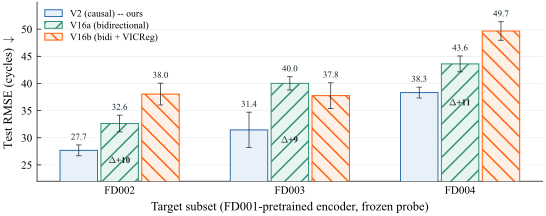

This chart was generated by the following Python code:
#!/usr/bin/env python3
"""
FIGURE DESIGN
Message: "Causal V2 wins cross-machine transfer on every C-MAPSS target subset,
         beating bidirectional variants by +6 to +11 RMSE."
Type: Grouped bar chart with error bars
Layout: 3 groups (FD002, FD003, FD004), 3 bars each (V2, V16a, V16b)
Colors: Forgis palette - blue=V2(ours), teal=V16a, orange=V16b
Size: NeurIPS single column (5.5in wide, ~2.2in tall)
"""

import matplotlib
matplotlib.use("Agg")
import matplotlib.pyplot as plt
import numpy as np

C = {
    "blue":     "#2B6CB0",
    "blue_bg":  "#E8F0FA",
    "teal":     "#2D8A6E",
    "teal_bg":  "#E6F5F0",
    "orange":   "#FF5A00",
    "orange_bg":"#FFF0E6",
    "dark":     "#122128",
    "gray":     "#878F92",
    "gray_lt":  "#D1D5D8",
}

plt.rcParams.update({
    "font.family": "serif",
    "font.serif": ["Times New Roman", "DejaVu Serif"],
    "font.size": 8,
    "mathtext.fontset": "cm",
    "pdf.fonttype": 42,
    "ps.fonttype": 42,
    "axes.labelsize": 9,
    "axes.linewidth": 0.5,
    "axes.spines.top": False,
    "axes.spines.right": False,
    "xtick.labelsize": 8,
    "ytick.labelsize": 8,
    "xtick.direction": "in",
    "ytick.direction": "in",
    "xtick.major.size": 3,
    "ytick.major.size": 3,
    "xtick.major.width": 0.5,
    "ytick.major.width": 0.5,
    "legend.fontsize": 7,
    "legend.frameon": False,
    "figure.dpi": 150,
    "figure.constrained_layout.use": True,
    "savefig.dpi": 300,
    "savefig.bbox": "tight",
    "savefig.pad_inches": 0.02,
})

# Data from paper
groups = ["FD002", "FD003", "FD004"]
v2_mean   = np.array([27.68, 31.45, 38.32])
v2_std    = np.array([1.00, 3.26, 1.00])
v16a_mean = np.array([32.62, 40.02, 43.60])
v16a_std  = np.array([1.54, 1.22, 1.46])
v16b_mean = np.array([38.04, 37.76, 49.66])
v16b_std  = np.array([2.01, 2.36, 1.70])

x = np.arange(len(groups))
width = 0.22
gap = 0.02

fig, ax = plt.subplots(figsize=(5.5, 2.2))

# Bars with hatching for secondary channel
bars_v2 = ax.bar(x - width - gap, v2_mean, width, yerr=v2_std,
                 color=C["blue_bg"], edgecolor=C["blue"], linewidth=0.7,
                 capsize=2, ecolor=C["dark"], error_kw={"elinewidth": 0.5, "capthick": 0.5},
                 label="V2 (causal) -- ours", zorder=3)

bars_v16a = ax.bar(x, v16a_mean, width, yerr=v16a_std,
                   color=C["teal_bg"], edgecolor=C["teal"], linewidth=0.7,
                   capsize=2, ecolor=C["dark"], error_kw={"elinewidth": 0.5, "capthick": 0.5},
                   hatch="//", label="V16a (bidirectional)", zorder=3)

bars_v16b = ax.bar(x + width + gap, v16b_mean, width, yerr=v16b_std,
                   color=C["orange_bg"], edgecolor=C["orange"], linewidth=0.7,
                   capsize=2, ecolor=C["dark"], error_kw={"elinewidth": 0.5, "capthick": 0.5},
                   hatch="\\\\", label="V16b (bidi + VICReg)", zorder=3)

# Value labels above bars
for bars, means, stds in [(bars_v2, v2_mean, v2_std),
                           (bars_v16a, v16a_mean, v16a_std),
                           (bars_v16b, v16b_mean, v16b_std)]:
    for bar, m, s in zip(bars, means, stds):
        ax.text(bar.get_x() + bar.get_width()/2, m + s + 0.6,
                f"{m:.1f}", ha="center", va="bottom", fontsize=6.5,
                color=C["dark"])

# Delta annotations between V2 and worst bidirectional
for i in range(3):
    worst_bidi = max(v16a_mean[i], v16b_mean[i])
    delta = worst_bidi - v2_mean[i]
    # Place delta inside the group, centered above V2 bar
    xpos = x[i]  # center of group
    ymid = v2_mean[i] - 2.0
    ax.text(xpos, ymid, f"$\\Delta$+{delta:.0f}", fontsize=6.5, color=C["dark"],
            va="center", ha="center", fontweight="bold")

# Truncate y-axis to focus on differences
ax.set_ylim(22, 55)
ax.set_yticks([25, 30, 35, 40, 45, 50])
ax.set_xticks(x)
ax.set_xticklabels(groups)
ax.set_xlabel("Target subset (FD001-pretrained encoder, frozen probe)")
ax.set_ylabel("Test RMSE (cycles) $\\downarrow$")

ax.legend(loc="upper left", fontsize=7, handlelength=1.8,
          borderpad=0.3, labelspacing=0.3)

# Light horizontal gridlines
ax.yaxis.grid(True, linewidth=0.2, color=C["gray_lt"], zorder=0)
ax.set_axisbelow(True)

out = "C:/Users/Jonaspetersen/dev/IndustrialJEPA/paper-neurips/figures/fig_cross_machine.pdf"
fig.savefig(out)
plt.close(fig)
print(f"Saved {out}")
